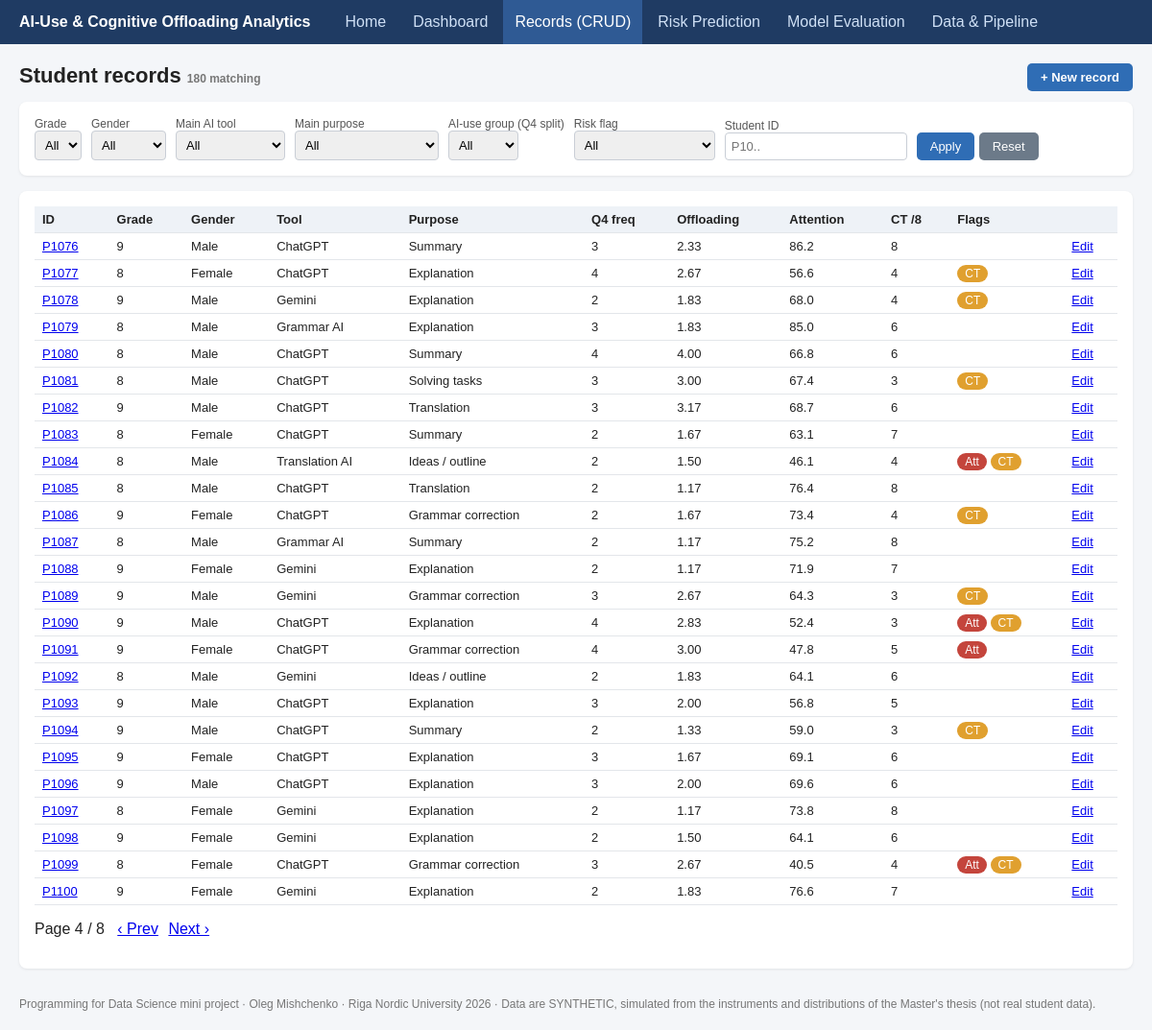
The page /records?page=4 on the database its author committed.
### tables this page shows
CREATE TABLE students (
    student_id TEXT PRIMARY KEY,
    grade INTEGER CHECK (grade IN (8, 9)), gender TEXT, age INTEGER,
    main_ai_tool TEXT, main_subject TEXT, main_purpose TEXT,
    q4_ai_frequency INTEGER, q7_daily_ai_time INTEGER, q8_ask_ai_first INTEGER,
    q9_copy_directly INTEGER, q10_rewrite_own_words INTEGER, q11_check_correctness INTEGER,
    q12_could_do_without_ai INTEGER,
    screen_time_hours REAL, sleep_hours REAL,
    luria_trial1 INTEGER, luria_trial2 INTEGER, luria_trial3 INTEGER, luria_delayed INTEGER,
    schulte_seconds REAL, digit_span_total INTEGER,
    ct_detection INTEGER, ct_justification INTEGER,
    offloading_score REAL, ai_use_group TEXT, luria_mean REAL, ct_total INTEGER,
    attention_index REAL, low_attention INTEGER, low_ct INTEGER,
    updated_at TEXT DEFAULT CURRENT_TIMESTAMP
);

### app.py (the view)
@app.route("/records")
def records():
    df, f = apply_filters(db.load_df(), request.args)
    q = request.args.get("q", "").strip()
    if q:
        df = df[df.student_id.str.contains(q, case=False)]
    risk = request.args.get("risk", "")
    if risk == "attention":
        df = df[df.low_attention == 1]
    elif risk == "ct":
        df = df[df.low_ct == 1]
    page, per = max(int(request.args.get("page", 1)), 1), 25
    pages = max(math.ceil(len(df) / per), 1)
    rows = df.iloc[(page - 1) * per: page * per].to_dict("records")
    args = {k: v for k, v in request.args.items() if k != "page"}
    return render_template("records.html", rows=rows, f=f, q=q, risk=risk, page=page, pages=pages,
                           n=len(df), args=args, cats=db.CATEGORICAL)

### app.py (called while the page is built)
@app.template_filter("fmt")
def fmt(v, nd=2):
    if v is None or (isinstance(v, float) and math.isnan(v)):
        return "–"
    if isinstance(v, float):
        return f"{v:.{nd}f}"
    return v

def apply_filters(df, args):
    f = {k: args.get(k, "") for k in ("grade", "gender", "tool", "group", "purpose")}
    if f["grade"]:
        df = df[df.grade == int(f["grade"])]
    if f["gender"]:
        df = df[df.gender == f["gender"]]
    if f["tool"]:
        df = df[df.main_ai_tool == f["tool"]]
    if f["group"]:
        df = df[df.ai_use_group == f["group"]]
    if f["purpose"]:
        df = df[df.main_purpose == f["purpose"]]
    return df, f

### db.py (called while the page is built)
def connect():
    con = sqlite3.connect(DB_PATH)
    con.row_factory = sqlite3.Row
    return con

def load_df() -> pd.DataFrame:
    with connect() as con:
        return pd.read_sql_query("SELECT * FROM students ORDER BY student_id", con)

### templates/records.html
{% extends "base.html" %}{% block content %}
<h1>Student records <span class="muted">{{ n }} matching</span> <a class="btn" href="{{ url_for('record_new') }}" style="float:right">+ New record</a></h1>
{% include "_filters.html" %}
<div class="card"><table><tr><th>ID</th><th>Grade</th><th>Gender</th><th>Tool</th><th>Purpose</th><th>Q4 freq</th><th>Offloading</th><th>Attention</th><th>CT /8</th><th>Flags</th><th></th></tr>
{% for r in rows %}<tr><td><a href="{{ url_for('record_view', sid=r.student_id) }}">{{ r.student_id }}</a></td><td>{{ r.grade }}</td><td>{{ r.gender }}</td>
<td>{{ r.main_ai_tool }}</td><td>{{ r.main_purpose }}</td><td>{{ r.q4_ai_frequency|fmt(0) }}</td><td>{{ r.offloading_score|fmt }}</td><td>{{ r.attention_index|fmt(1) }}</td><td>{{ r.ct_total|fmt(0) }}</td>
<td>{% if r.low_attention == 1 %}<span class="badge High">Att</span>{% endif %} {% if r.low_ct == 1 %}<span class="badge Medium">CT</span>{% endif %}</td>
<td><a href="{{ url_for('record_edit', sid=r.student_id) }}">Edit</a></td></tr>{% endfor %}</table>
<p class="pager">Page {{ page }} / {{ pages }} &nbsp; {% if page > 1 %}<a href="{{ url_for('records', page=page-1, **args) }}">‹ Prev</a>{% endif %}
{% if page < pages %}<a href="{{ url_for('records', page=page+1, **args) }}">Next ›</a>{% endif %}</p></div>
{% endblock %}

### static/style.css (style rules this page uses)
* { box-sizing:border-box }
body { font-family:Arial,Helvetica,sans-serif;margin:0;background:#f4f6f9;color:#222 }
h1 { font-size:22px;margin:8px 0 14px }
.card { background:#fff;border-radius:8px;box-shadow:0 1px 3px rgba(0,0,0,.08);padding:16px;margin-bottom:16px }
table { border-collapse:collapse;width:100%;font-size:13px }
th,td { border-bottom:1px solid #e3e6ea;padding:6px 8px;text-align:left }
th { background:#eef2f7 }
.btn { display:inline-block;background:#2f6db5;color:#fff;border:0;border-radius:5px; padding:7px 14px;text-decoration:none;cursor:pointer;font-size:13px }
.badge { padding:2px 8px;border-radius:10px;font-size:12px;color:#fff }
.High { background:#c4453c }
.Medium { background:#e0a02f }
.muted { color:#777;font-size:12px }
.pager a { margin-right:6px }

### rows shown on the page
students: student_id "P1076", grade "9", gender "Male", main_ai_tool "ChatGPT", main_purpose "Summary", q4_ai_frequency|fmt "3", offloading_score|fmt "2.33", attention_index|fmt "86.2", ct_total|fmt "8"
students: student_id "P1077", grade "8", gender "Female", main_ai_tool "ChatGPT", main_purpose "Explanation", q4_ai_frequency|fmt "4", offloading_score|fmt "2.67", attention_index|fmt "56.6", ct_total|fmt "4", low_ct "CT"
students: student_id "P1078", grade "9", gender "Male", main_ai_tool "Gemini", main_purpose "Explanation", q4_ai_frequency|fmt "2", offloading_score|fmt "1.83", attention_index|fmt "68.0", ct_total|fmt "4", low_ct "CT"
students: student_id "P1079", grade "8", gender "Male", main_ai_tool "Grammar AI", main_purpose "Explanation", q4_ai_frequency|fmt "3", offloading_score|fmt "1.83", attention_index|fmt "85.0", ct_total|fmt "6"
students: student_id "P1080", grade "8", gender "Male", main_ai_tool "ChatGPT", main_purpose "Summary", q4_ai_frequency|fmt "4", offloading_score|fmt "4.00", attention_index|fmt "66.8", ct_total|fmt "6"
students: student_id "P1081", grade "8", gender "Male", main_ai_tool "ChatGPT", main_purpose "Solving tasks", q4_ai_frequency|fmt "3", offloading_score|fmt "3.00", attention_index|fmt "67.4", ct_total|fmt "3", low_ct "CT"
students: student_id "P1082", grade "9", gender "Male", main_ai_tool "ChatGPT", main_purpose "Translation", q4_ai_frequency|fmt "3", offloading_score|fmt "3.17", attention_index|fmt "68.7", ct_total|fmt "6"
students: student_id "P1083", grade "8", gender "Female", main_ai_tool "ChatGPT", main_purpose "Summary", q4_ai_frequency|fmt "2", offloading_score|fmt "1.67", attention_index|fmt "63.1", ct_total|fmt "7"
students: student_id "P1084", grade "8", gender "Male", main_ai_tool "Translation AI", main_purpose "Ideas / outline", q4_ai_frequency|fmt "2", offloading_score|fmt "1.50", attention_index|fmt "46.1", ct_total|fmt "4", low_attention "Att", low_ct "CT"
students: student_id "P1085", grade "8", gender "Male", main_ai_tool "ChatGPT", main_purpose "Translation", q4_ai_frequency|fmt "2", offloading_score|fmt "1.17", attention_index|fmt "76.4", ct_total|fmt "8"
students: student_id "P1086", grade "9", gender "Female", main_ai_tool "ChatGPT", main_purpose "Grammar correction", q4_ai_frequency|fmt "2", offloading_score|fmt "1.67", attention_index|fmt "73.4", ct_total|fmt "4", low_ct "CT"
students: student_id "P1087", grade "8", gender "Male", main_ai_tool "Grammar AI", main_purpose "Summary", q4_ai_frequency|fmt "2", offloading_score|fmt "1.17", attention_index|fmt "75.2", ct_total|fmt "8"
students: student_id "P1088", grade "9", gender "Female", main_ai_tool "Gemini", main_purpose "Explanation", q4_ai_frequency|fmt "2", offloading_score|fmt "1.17", attention_index|fmt "71.9", ct_total|fmt "7"
students: student_id "P1089", grade "9", gender "Male", main_ai_tool "Gemini", main_purpose "Grammar correction", q4_ai_frequency|fmt "3", offloading_score|fmt "2.67", attention_index|fmt "64.3", ct_total|fmt "3", low_ct "CT"
students: student_id "P1090", grade "9", gender "Male", main_ai_tool "ChatGPT", main_purpose "Explanation", q4_ai_frequency|fmt "4", offloading_score|fmt "2.83", attention_index|fmt "52.4", ct_total|fmt "3", low_attention "Att", low_ct "CT"
students: student_id "P1091", grade "9", gender "Female", main_ai_tool "ChatGPT", main_purpose "Grammar correction", q4_ai_frequency|fmt "4", offloading_score|fmt "3.00", attention_index|fmt "47.8", ct_total|fmt "5", low_attention "Att"
students: student_id "P1092", grade "8", gender "Male", main_ai_tool "Gemini", main_purpose "Ideas / outline", q4_ai_frequency|fmt "2", offloading_score|fmt "1.83", attention_index|fmt "64.1", ct_total|fmt "6"
students: student_id "P1093", grade "9", gender "Male", main_ai_tool "ChatGPT", main_purpose "Explanation", q4_ai_frequency|fmt "3", offloading_score|fmt "2.00", attention_index|fmt "56.8", ct_total|fmt "5"
students: student_id "P1094", grade "9", gender "Male", main_ai_tool "ChatGPT", main_purpose "Summary", q4_ai_frequency|fmt "2", offloading_score|fmt "1.33", attention_index|fmt "59.0", ct_total|fmt "3", low_ct "CT"
students: student_id "P1095", grade "9", gender "Female", main_ai_tool "ChatGPT", main_purpose "Explanation", q4_ai_frequency|fmt "3", offloading_score|fmt "1.67", attention_index|fmt "69.1", ct_total|fmt "6"
students: student_id "P1096", grade "9", gender "Male", main_ai_tool "ChatGPT", main_purpose "Explanation", q4_ai_frequency|fmt "3", offloading_score|fmt "2.00", attention_index|fmt "69.6", ct_total|fmt "6"
students: student_id "P1097", grade "8", gender "Female", main_ai_tool "Gemini", main_purpose "Explanation", q4_ai_frequency|fmt "2", offloading_score|fmt "1.17", attention_index|fmt "73.8", ct_total|fmt "8"
students: student_id "P1098", grade "9", gender "Female", main_ai_tool "Gemini", main_purpose "Explanation", q4_ai_frequency|fmt "2", offloading_score|fmt "1.50", attention_index|fmt "64.1", ct_total|fmt "6"
students: student_id "P1099", grade "8", gender "Female", main_ai_tool "ChatGPT", main_purpose "Grammar correction", q4_ai_frequency|fmt "3", offloading_score|fmt "2.67", attention_index|fmt "40.5", ct_total|fmt "4", low_attention "Att", low_ct "CT"
students: student_id "P1100", grade "9", gender "Female", main_ai_tool "Gemini", main_purpose "Explanation", q4_ai_frequency|fmt "2", offloading_score|fmt "1.83", attention_index|fmt "76.6", ct_total|fmt "7"

### other values the page prints
{{ n }} "180"
{{ page }} "4"
{{ pages }} "8"
